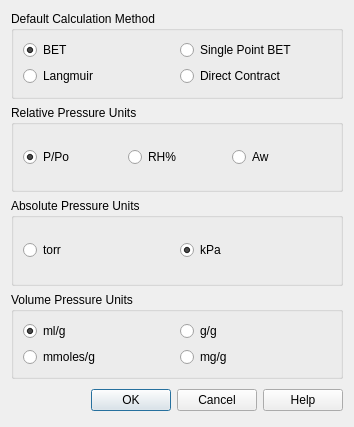
<?xml version="1.0" encoding="UTF-8"?>
<ui version="4.0">
 <class>DataReductionParam</class>
 <widget class="QDialog" name="DataReductionParam">
  <property name="windowModality">
   <enum>Qt::ApplicationModal</enum>
  </property>
  <property name="geometry">
   <rect>
    <x>0</x>
    <y>0</y>
    <width>354</width>
    <height>427</height>
   </rect>
  </property>
  <property name="windowTitle">
   <string>Dialog</string>
  </property>
  <layout class="QVBoxLayout" name="verticalLayout">
   <item>
    <widget class="QGroupBox" name="groupBox">
     <property name="title">
      <string>Default Calculation Method</string>
     </property>
     <layout class="QGridLayout" name="gridLayout">
      <item row="0" column="0">
       <widget class="QRadioButton" name="buttonBET">
        <property name="text">
         <string>BET</string>
        </property>
        <property name="checked">
         <bool>true</bool>
        </property>
       </widget>
      </item>
      <item row="0" column="1">
       <widget class="QRadioButton" name="buttonSingleBET">
        <property name="text">
         <string>Single Point BET</string>
        </property>
       </widget>
      </item>
      <item row="1" column="0">
       <widget class="QRadioButton" name="buttonLangmuir">
        <property name="text">
         <string>Langmuir</string>
        </property>
       </widget>
      </item>
      <item row="1" column="1">
       <widget class="QRadioButton" name="buttonDirect">
        <property name="text">
         <string>Direct Contract</string>
        </property>
       </widget>
      </item>
     </layout>
    </widget>
   </item>
   <item>
    <widget class="QGroupBox" name="groupBox_2">
     <property name="title">
      <string>Relative Pressure Units</string>
     </property>
     <layout class="QHBoxLayout" name="horizontalLayout">
      <item>
       <widget class="QRadioButton" name="buttonP">
        <property name="text">
         <string>P/Po</string>
        </property>
        <property name="checked">
         <bool>true</bool>
        </property>
       </widget>
      </item>
      <item>
       <widget class="QRadioButton" name="buttonRH">
        <property name="text">
         <string>RH%</string>
        </property>
       </widget>
      </item>
      <item>
       <widget class="QRadioButton" name="buttonAw">
        <property name="text">
         <string>Aw</string>
        </property>
       </widget>
      </item>
     </layout>
    </widget>
   </item>
   <item>
    <widget class="QGroupBox" name="groupBox_3">
     <property name="title">
      <string>Absolute Pressure Units</string>
     </property>
     <layout class="QHBoxLayout" name="horizontalLayout_2">
      <item>
       <widget class="QRadioButton" name="buttonTorr">
        <property name="text">
         <string>torr</string>
        </property>
       </widget>
      </item>
      <item>
       <widget class="QRadioButton" name="buttonKPa">
        <property name="text">
         <string>kPa</string>
        </property>
        <property name="checked">
         <bool>true</bool>
        </property>
       </widget>
      </item>
     </layout>
    </widget>
   </item>
   <item>
    <widget class="QGroupBox" name="groupBox_4">
     <property name="title">
      <string>Volume Pressure Units</string>
     </property>
     <layout class="QGridLayout" name="gridLayout_2">
      <item row="0" column="0">
       <widget class="QRadioButton" name="buttonMl">
        <property name="text">
         <string>ml/g</string>
        </property>
        <property name="checked">
         <bool>true</bool>
        </property>
       </widget>
      </item>
      <item row="0" column="1">
       <widget class="QRadioButton" name="buttonGG">
        <property name="text">
         <string>g/g</string>
        </property>
       </widget>
      </item>
      <item row="1" column="0">
       <widget class="QRadioButton" name="buttonMMG">
        <property name="text">
         <string>mmoles/g</string>
        </property>
       </widget>
      </item>
      <item row="1" column="1">
       <widget class="QRadioButton" name="buttonMGG">
        <property name="text">
         <string>mg/g</string>
        </property>
       </widget>
      </item>
     </layout>
    </widget>
   </item>
   <item>
    <layout class="QHBoxLayout">
     <property name="spacing">
      <number>6</number>
     </property>
     <property name="leftMargin">
      <number>0</number>
     </property>
     <property name="topMargin">
      <number>0</number>
     </property>
     <property name="rightMargin">
      <number>0</number>
     </property>
     <property name="bottomMargin">
      <number>0</number>
     </property>
     <item>
      <spacer>
       <property name="orientation">
        <enum>Qt::Horizontal</enum>
       </property>
       <property name="sizeHint" stdset="0">
        <size>
         <width>131</width>
         <height>31</height>
        </size>
       </property>
      </spacer>
     </item>
     <item>
      <widget class="QPushButton" name="okButton">
       <property name="text">
        <string>OK</string>
       </property>
      </widget>
     </item>
     <item>
      <widget class="QPushButton" name="cancelButton">
       <property name="text">
        <string>Cancel</string>
       </property>
      </widget>
     </item>
     <item>
      <widget class="QPushButton" name="pushButton">
       <property name="text">
        <string>Help</string>
       </property>
      </widget>
     </item>
    </layout>
   </item>
  </layout>
 </widget>
 <resources/>
 <connections>
  <connection>
   <sender>okButton</sender>
   <signal>clicked()</signal>
   <receiver>DataReductionParam</receiver>
   <slot>accept()</slot>
   <hints>
    <hint type="sourcelabel">
     <x>278</x>
     <y>253</y>
    </hint>
    <hint type="destinationlabel">
     <x>96</x>
     <y>254</y>
    </hint>
   </hints>
  </connection>
  <connection>
   <sender>cancelButton</sender>
   <signal>clicked()</signal>
   <receiver>DataReductionParam</receiver>
   <slot>reject()</slot>
   <hints>
    <hint type="sourcelabel">
     <x>369</x>
     <y>253</y>
    </hint>
    <hint type="destinationlabel">
     <x>179</x>
     <y>282</y>
    </hint>
   </hints>
  </connection>
 </connections>
</ui>
